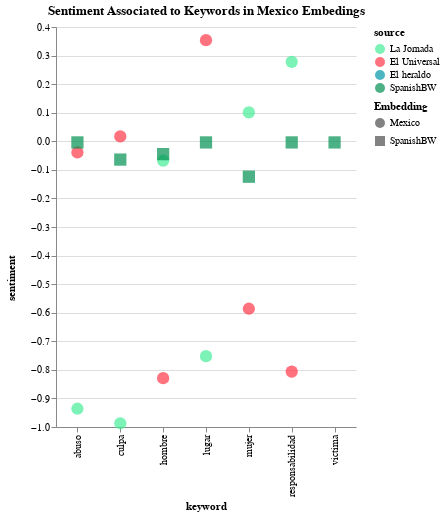

Notebook code cell kept with this figure:
### Code cell
palette = ["#44EC98", "#FF3647", "#0096A8", "#009050"]

main_fig = alt.Chart(results_df[results_df.Embedding.isin(["Mexico", "SpanishBW"])]
                     ,title=alt.TitleParams("Sentiment Associated to Keywords in Mexico Embedings"),
          height=400, width=300).mark_point(filled=True, size=150).encode(
    x=alt.X('keyword:N'),
    y=alt.Y('sentiment:Q'),
    shape=alt.Shape(
        'Embedding:N'),
    color=alt.Color(
        'source:N', 
        scale = alt.Scale(domain=["La Jornada", "El Universal", "El heraldo", "SpanishBW"],
                                                   range=palette)))


main_fig.properties().configure_facet(
    spacing=1
).configure_view(
    stroke=None
).configure_axisY(
    titleAngle=-90, titleY = 250, titleX = -40
)

### Figure 1 — Vega-Lite specification as saved in the notebook (floating-point values rounded to 4 significant figures)
{"config": {"view": {"continuousWidth": 400, "continuousHeight": 300, "stroke": null}, "axisY": {"titleAngle": -90, "titleX": -40, "titleY": 250}, "facet": {"spacing": 1}}, "data": {"name": "data-43c08ad1840eeb81e517364ad6fa84fe"}, "mark": {"type": "point", "filled": true, "size": 150}, "encoding": {"color": {"type": "nominal", "field": "source", "scale": {"domain": ["La Jornada", "El Universal", "El heraldo", "SpanishBW"], "range": ["#44EC98", "#FF3647", "#0096A8", "#009050"]}}, "shape": {"type": "nominal", "field": "Embedding"}, "x": {"type": "nominal", "field": "keyword"}, "y": {"type": "quantitative", "field": "sentiment"}}, "height": 400, "title": {"text": "Sentiment Associated to Keywords in Mexico Embedings"}, "width": 300, "$schema": "https://vega.github.io/schema/vega-lite/v4.8.1.json", "datasets": {"data-43c08ad1840eeb81e517364ad6fa84fe": [{"keyword": "hombre", "closest": "['murió', 'desaparecida', 'detenido', 'joven', 'sujeto', 'hallado', 'sentenciado', 'asesinada', 'reportada', 'encontrado']", "sentiment": -0.068, "source": "La Jornada", "Embedding": "Mexico"}, {"keyword": "mujer", "closest": "['niña', 'menor', 'víctima', 'joven', 'muerte', 'consentida', 'cuerpo', 'adolescente', 'asesinada', 'edad']", "sentiment": 0.101, "source": "La Jornada", "Embedding": "Mexico"}, {"keyword": "abuso", "closest": "['agresión', 'sexual', 'acoso', 'penetración', 'inapropiada', 'agravada', 'robo', 'equiparada', 'conducta', 'secuestro']", "sentiment": -0.936, "source": "La Jornada", "Embedding": "Mexico"}, {"keyword": "lugar", "closest": "['mes', 'sismo', 'año', 'periodo', 'febrero', 'transportaba', 'agosto', 'crimen', 'sitio', 'trimestre']", "sentiment": -0.752, "source": "La Jornada", "Embedding": "Mexico"}, {"keyword": "victima", "closest": null, "sentiment": null, "source": "La Jornada", "Embedding": "Mexico"}, {"keyword": "culpa", "closest": "['cosa', 'opción', 'fuerte', 'supervivencia', 'cierto', 'palabra', 'esté', 'metiendo', 'siento', 'fruto']", "sentiment": -0.987, "source": "La Jornada", "Embedding": "Mexico"}, {"keyword": "responsabilidad", "closest": "['posible', 'autoridad', 'causa', 'debido', 'participación', 'libertad', 'constituye', 'embarazo', 'interés', 'totalidad']", "sentiment": 0.278, "source": "La Jornada", "Embedding": "Mexico"}, {"keyword": "hombre", "closest": "['identifica', 'merecía', 'indignante', 'marido', 'hablaba', 'cena', 'amor', 'venía', 'hablé', 'molestó']", "sentiment": -0.829, "source": "El Universal", "Embedding": "Mexico"}, {"keyword": "mujer", "closest": "['violente', 'autosuficiencia', 'clasificado', 'vez', 'situación', 'representada', 'educado', 'historia', 'expuesta', 'inimaginable']", "sentiment": -0.586, "source": "El Universal", "Embedding": "Mexico"}, {"keyword": "abuso", "closest": "['sexual', 'acoso', 'agresión', 'acusado', 'violación', 'parte', 'sufrió', 'menores', 'acusaciones', 'confesiones']", "sentiment": -0.039, "source": "El Universal", "Embedding": "Mexico"}, {"keyword": "lugar", "closest": "['público', 'lanzamiento', 'proceso', 'cantó', 'movimiento', 'proyecto', 'punto', 'reportaje', 'fin', 'equipo']", "sentiment": 0.354, "source": "El Universal", "Embedding": "Mexico"}, {"keyword": "victima", "closest": null, "sentiment": null, "source": "El Universal", "Embedding": "Mexico"}, {"keyword": "culpa", "closest": "['hago', 'pregunta', 'sorpresa', 'corazón', 'jamás', 'irme', 'conozco', 'volver', 'buscarla', 'amor']", "sentiment": 0.017, "source": "El Universal", "Embedding": "Mexico"}, {"keyword": "responsabilidad", "closest": "['existencia', 'labor', 'institución', 'respuesta', 'práctica', 'autoridad', 'posición', 'actividad', 'fuerza', 'capacidad']", "sentiment": -0.806, "source": "El Universal", "Embedding": "Mexico"}, {"keyword": "hombre", "closest": "['niño', 'bebé', 'sujeto', 'tenía', 'murió', 'sexualmente', 'adolescente', 'hijo', 'abusó', 'pequeña']", "sentiment": -0.904, "source": "El Heraldo", "Embedding": "Mexico"}, {"keyword": "mujer", "closest": "['muerte', 'privó', 'embarazada', 'niña', 'acera', 'menor', 'resguardada', 'vecina', 'pequeña', 'perdió']", "sentiment": -0.067, "source": "El Heraldo", "Embedding": "Mexico"}, {"keyword": "abuso", "closest": "['agresión', 'depredador', 'acoso', 'inapropiada', 'explotación', 'reproductiva', 'índole', 'simulando', 'diversidad', 'intimidad']", "sentiment": -0.004, "source": "El Heraldo", "Embedding": "Mexico"}, {"keyword": "lugar", "closest": "['interior', 'transcurso', 'vehículo', 'ocurrieron', 'sitio', 'diciembre', 'octubre', 'noviembre', 'domicilio', 'arribo']", "sentiment": -0.283, "source": "El Heraldo", "Embedding": "Mexico"}, {"keyword": "victima", "closest": "['nacionalidad', 'tragedia', 'cruel', 'restricción', 'lanzada', 'banda', 'memoria', 'impotencia', 'avioneta', 'intercambiaron']", "sentiment": -0.004, "source": "El Heraldo", "Embedding": "Mexico"}, {"keyword": "culpa", "closest": "['triste', 'mía', 'siento', 'incómoda', 'feliz', 'sentir', 'pregunta', 'veo', 'cosa', 'dije']", "sentiment": -1.0, "source": "El Heraldo", "Embedding": "Mexico"}, {"keyword": "responsabilidad", "closest": "['legislación', 'obligación', 'agravios', 'acción', 'actuación', 'magnitud', 'problemática', 'calidad', 'solución', 'presentar']", "sentiment": -0.775, "source": "El Heraldo", "Embedding": "Mexico"}, {"keyword": "hombre", "closest": "['mujer', 'muchacho', 'joven', 'anciano', 'gavillero', 'individuo', 'ladrón', 'balearse', 'apuńalada', 'Gorbal']", "sentiment": -0.045, "source": "SpanishBW", "Embedding": "SpanishBW"}, {"keyword": "mujer", "closest": "['niña', 'muchacha', 'persona', 'hombre', 'fémina', 'anciana', 'joven', 'jovencita', 'marido', 'esposo']", "sentiment": -0.124, "source": "SpanishBW", "Embedding": "SpanishBW"}, {"keyword": "abuso", "closest": "['abusos', 'maltrato', 'abusado', 'abusivo', 'pornografia', 'rufianería', 'violación', 'sexual', 'Abuso', 'abusadores']", "sentiment": -0.004, "source": "SpanishBW", "Embedding": "SpanishBW"}, {"keyword": "lugar", "closest": "['Hawáian', 'Captree', 'Alderwood', 'Claverack', 'Johnsville', 'Wescosville', 'Fallsburg', 'Harleigh', 'Berrydale', 'Mahopac']", "sentiment": -0.004, "source": "SpanishBW", "Embedding": "SpanishBW"}, {"keyword": "victima", "closest": "['víctima', 'victimario', 'extorsionarla', 'CUYOTENANGO', 'agraviado', 'fémina', 'victimas', 'agredida', 'victimada', 'sexoservidora']", "sentiment": -0.004, "source": "SpanishBW", "Embedding": "SpanishBW"}, {"keyword": "culpa", "closest": "['culpar', 'culpando', 'culpas', 'desgracia', 'achacar', 'achacarle', 'enrostra', 'expíe', 'culparla', 'responsabilidad']", "sentiment": -0.064, "source": "SpanishBW", "Embedding": "SpanishBW"}, {"keyword": "responsabilidad", "closest": "['responsabilidades', 'obligación', 'deber', 'reponsabilidad', 'Recae', 'asumir', 'asuman', 'Asumo', 'corresponsabilidad', 'irresponsabilidad']", "sentiment": -0.004, "source": "SpanishBW", "Embedding": "SpanishBW"}]}}
